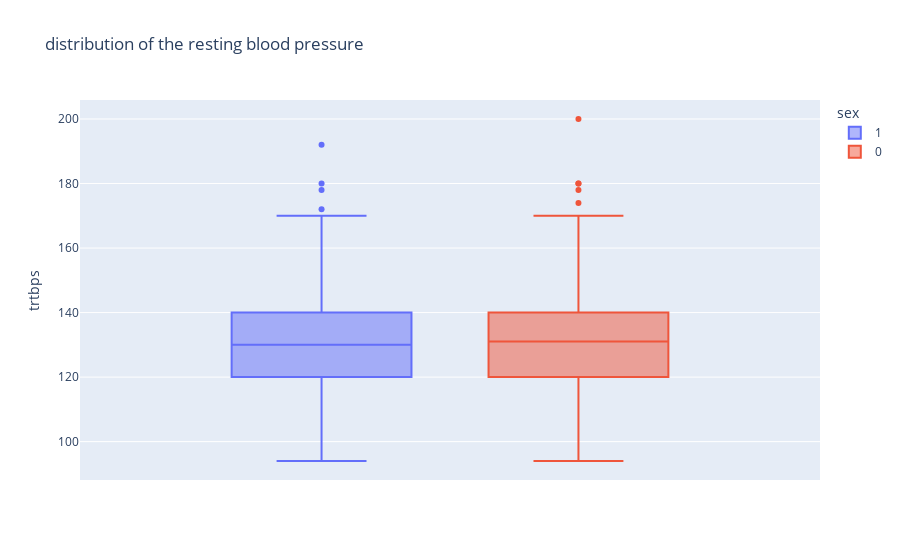

The notebook cell this image was saved under:
### Markdown cell above
Distribution of the resting blood pressure

### Code cell
import plotly.express as px
fig = px.box(df, y='trtbps', color='sex', title=f'distribution of the resting blood pressure')
fig.show()

### Figure 1 — Plotly figure (JSON) as saved in the notebook; plotly's stock layout.template omitted (floating-point values rounded to 4 significant figures; data arrays with more than 128 entries replaced by an {"elided": "..."} marker saying what was removed)
{"data": [{"alignmentgroup": "True", "hovertemplate": "sex=1<br>trtbps=%{y}<extra></extra>", "legendgroup": "1", "marker": {"color": "#636efa"}, "name": "1", "notched": false, "offsetgroup": "1", "orientation": "v", "showlegend": true, "type": "box", "x0": " ", "xaxis": "x", "y": {"elided": "206 int values"}, "y0": " ", "yaxis": "y"}, {"alignmentgroup": "True", "hovertemplate": "sex=0<br>trtbps=%{y}<extra></extra>", "legendgroup": "0", "marker": {"color": "#EF553B"}, "name": "0", "notched": false, "offsetgroup": "0", "orientation": "v", "showlegend": true, "type": "box", "x0": " ", "xaxis": "x", "y": [130, 120, 140, 130, 150, 120, 120, 150, 140, 160, 140, 105, 142, 135, 155, 160, 140, 130, 128, 138, 130, 108, 135, 128, 110, 138, 130, 124, 122, 135, 102, 102, 115, 110, 100, 132, 112, 140, 140, 120, 138, 120, 110, 180, 140, 120, 105, 138, 130, 112, 108, 94, 118, 152, 136, 120, 160, 134, 126, 130, 120, 120, 120, 106, 140, 118, 150, 112, 146, 138, 130, 132, 140, 150, 130, 130, 160, 150, 145, 132, 130, 150, 200, 174, 134, 138, 150, 178, 108, 180, 136, 128, 170, 124, 140, 130], "y0": " ", "yaxis": "y"}], "layout": {"boxmode": "group", "legend": {"title": {"text": "sex"}, "tracegroupgap": 0}, "title": {"text": "distribution of the resting blood pressure"}, "xaxis": {"anchor": "y", "domain": [0, 1]}, "yaxis": {"anchor": "x", "domain": [0, 1], "title": {"text": "trtbps"}}}}
